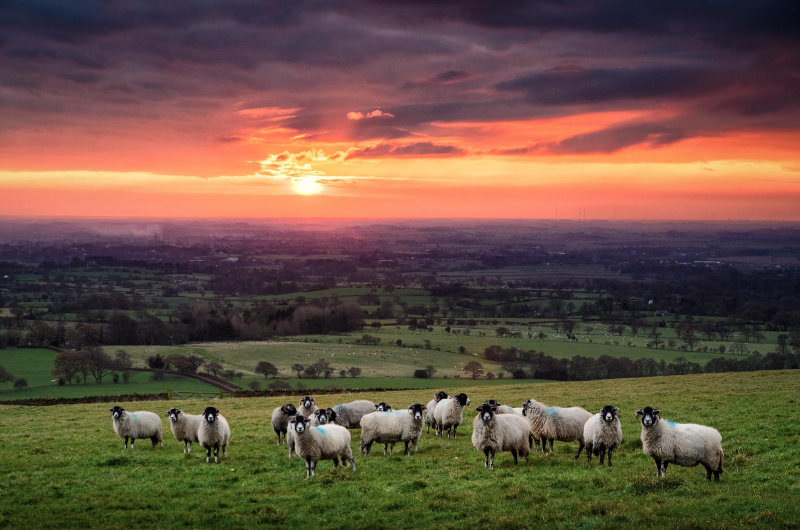
#> input picture color_correction/colour_transfer_MKL/imgs/source.jpg, 1600 x 1060 px (shown at 1/2 size)
$ python -i WBsRGB.py   (imports and definitions only)
#> lines starting #> are read from the running program, lines starting #| are printed output that depends on the picture
## White-balance model class
#
# Copyright (c) 2018-present, Mahmoud Afifi
# York University, Canada
# mafifi@eecs.yorku.ca | m.3afifi@gmail.com
#
# This source code is licensed under the license found in the
# LICENSE file in the root directory of this source tree.
# All rights reserved.
#
# Please cite the following work if this program is used:
# Mahmoud Afifi, Brian Price, Scott Cohen, and Michael S. Brown,
# "When color constancy goes wrong: Correcting improperly white-balanced
# images", CVPR 2019.
#
##########################################################################

import os

import numpy as np
import numpy.matlib
import cv2


class WBsRGB:
  def __init__(self, gamut_mapping=2, upgraded=0):
    root_path = os.path.dirname(os.path.abspath(__file__)) + '/'
    if upgraded == 1:
      self.features = np.load(root_path + '../models/features+.npy')  # encoded features
      self.mappingFuncs = np.load(root_path + '../models/mappingFuncs+.npy')  # correct funcs
      self.encoderWeights = np.load(root_path + '../models/encoderWeights+.npy')  # PCA matrix
      self.encoderBias = np.load(root_path + '../models/encoderBias+.npy')  # PCA bias
      self.K = 75  # K value for NN searching
    else:
      self.features = np.load(root_path + '../models/features.npy')  # encoded features
      self.mappingFuncs = np.load(root_path + '../models/mappingFuncs.npy')  # correction funcs
      self.encoderWeights = np.load(root_path + '../models/encoderWeights.npy')  # PCA matrix
      self.encoderBias = np.load(root_path + '../models/encoderBias.npy')  # PCA bias
      self.K = 25  # K value for nearest neighbor searching

    self.sigma = 0.25  # fall-off factor for KNN blending
    self.h = 60  # histogram bin width
    # our results reported with gamut_mapping=2, however gamut_mapping=1
    # gives more compelling results with over-saturated examples.
    self.gamut_mapping = gamut_mapping  # options: 1 scaling, 2 clipping

  # [114 lines left out: functions encode, rgb_uv_hist, correctImage, colorCorrection, normScaling, kernelP and 1 more, not called in this run]


def im2double(im):
  """ Returns a double image [0,1] of the uint8 im [0,255]. """
  return cv2.normalize(im.astype('float'), None, 0.0, 1.0, cv2.NORM_MINMAX)

>>> import cv2
>>> picture = cv2.imread('../../../colour_transfer_MKL/imgs/source.jpg', cv2.IMREAD_GRAYSCALE)
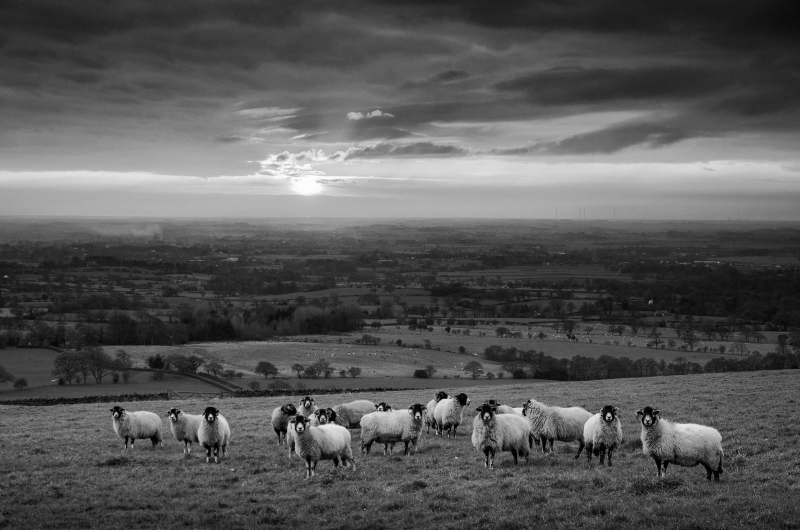
#> picture: shape (1060, 1600) (shown at 1/2 size); min 0, max 255, mean 86.6
>>> result = WBsRGB().correctImage(picture)
#> (the run stopped early here; a loop or call above may not have finished)

$ run again, on color_correction/colour_transfer_MKL/imgs/target.jpg
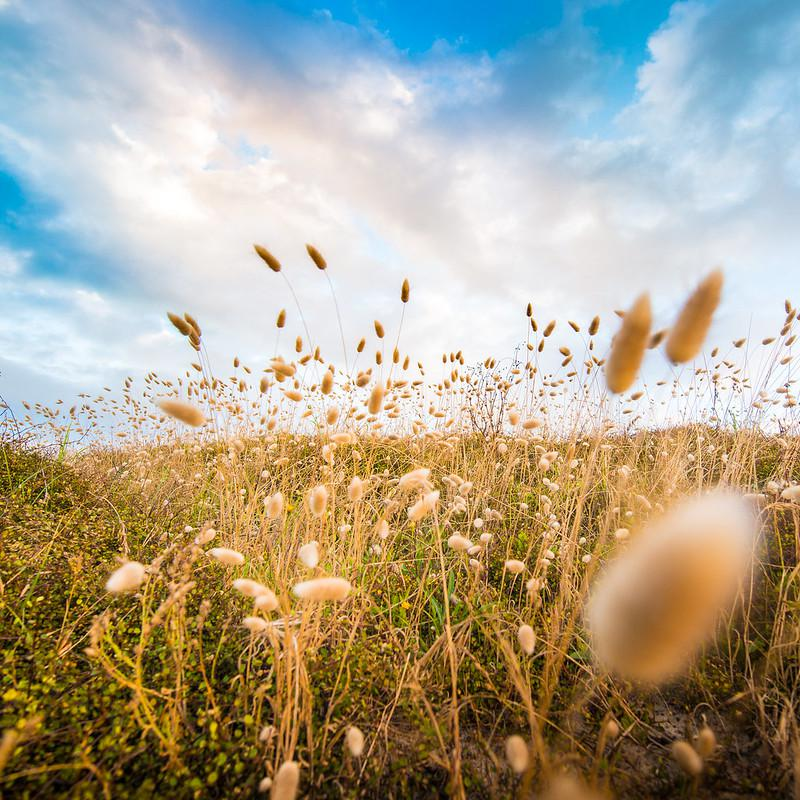
#> input picture color_correction/colour_transfer_MKL/imgs/target.jpg, 800 x 800 px
#> `picture = cv2.imread('../../../colour_transfer_MKL/imgs/source.jpg', c..`:
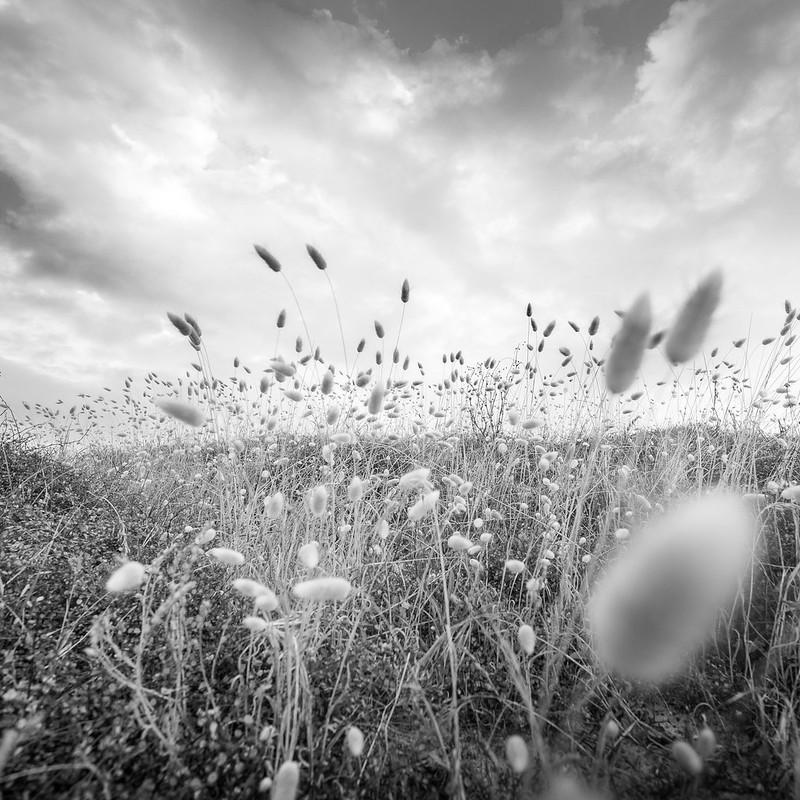
#> picture: shape (800, 800); min 0, max 255, mean 163.5
